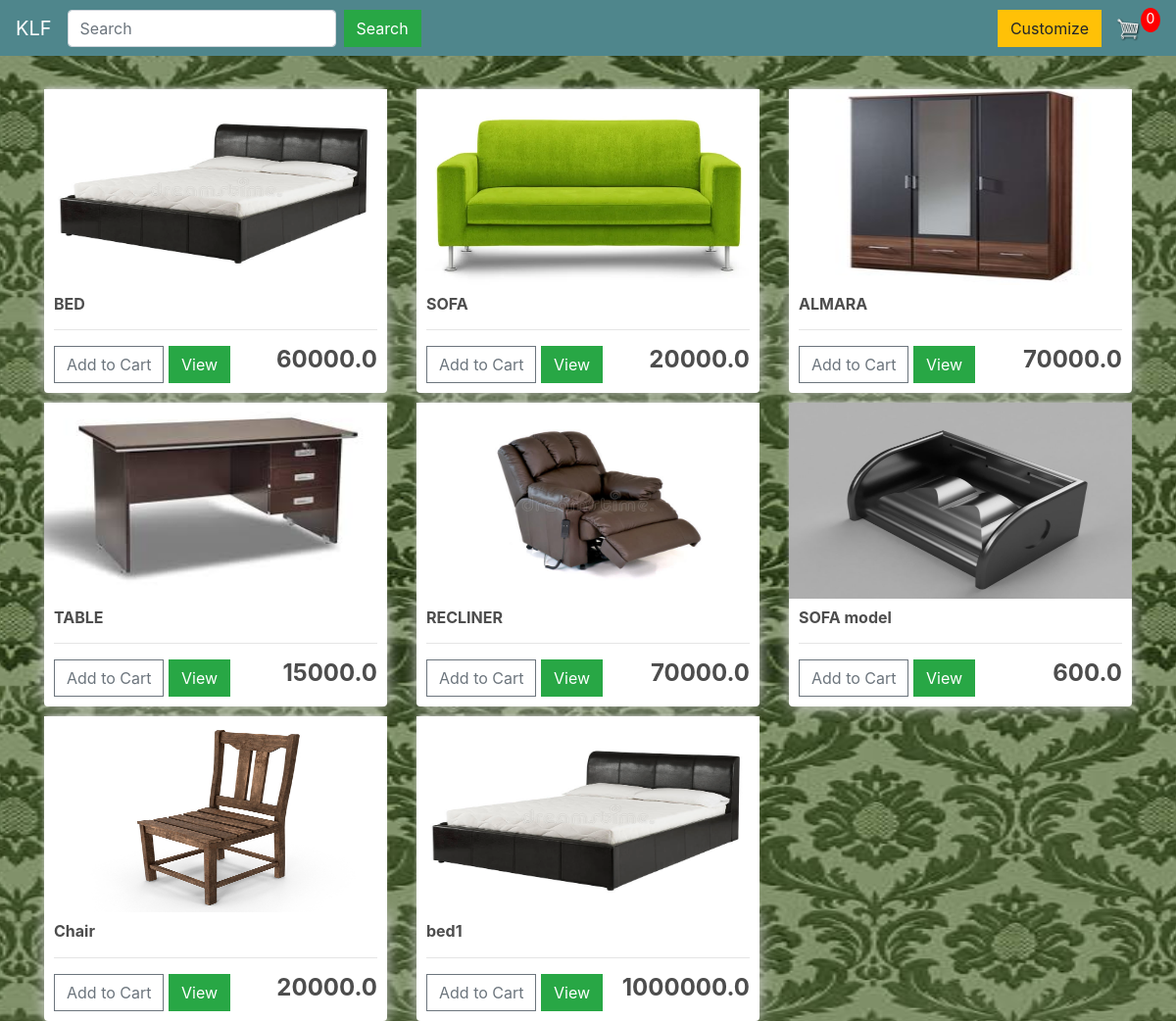
The page / on the database its author committed.
### store/models.py (models this page shows, shortened)
class Product(models.Model):
	name = models.CharField(max_length=200)
	price = models.FloatField()
	digital = models.BooleanField(default=False,null=True, blank=True)
	image = models.ImageField(null=True, blank=True)
	@property
	def imageURL(self):
		try:
			url = self.image.url
		except:
			url = ''
		return url

### store/views.py (the view)
# urls.py: path('', include('store.urls')),
def store(request):
     data = cartData(request)
     cartItems = data['cartItems']
     order = data['order']
     items = data['items']
     products = Product.objects.all()
     context = {'products':products, 'cartItems':cartItems}
     return render(request, 'store/store.html', context)

### store/utils.py (called while the page is built, shortened)
def cookieCart(request):
    try:
        cart = json.loads(request.COOKIES['cart'])
    except:
        cart = {}
        print('CART:', cart)
    items = []
    order = {'get_cart_total':0, 'get_cart_items':0, 'shipping':False}
    cartItems = order['get_cart_items']
    return {'cartItems':cartItems ,'order':order, 'items':items}

def cartData(request):
    if request.user.is_authenticated:
        customer = request.user.customer
        order, created = Order.objects.get_or_create(customer=customer, complete=False)
        items = order.orderitem_set.all()
        cartItems = order.get_cart_items
    else:
        cookieData = cookieCart(request)
        cartItems = cookieData['cartItems']
        order = cookieData['order']
        items = cookieData['items']
    return {'cartItems':cartItems ,'order':order, 'items':items}

### store/templates/store/store.html
{% extends 'store/main.html' %}
{% load static %}
{% block content %}
     <div class="row">
          {% for product in products %}
          <div class="col-lg-4">
               <img class="thumbnail" src="{{product.imageURL}}">
               <div class="box-element product">
                    <h6><strong>{{product.name}}</strong></h6>
                    <hr>
                    <button data-product="{{product.id}}" data-action="add" class="btn btn-outline-secondary add-btn update-cart">Add to Cart</button>
                    <a href="/store/products/{{product.id}}"> <button  data-product="{{product.id}}" class="btn btn-success cart">View</button></a>
                    <h4 style="display: inline-block; float: right"><strong>{{product.price}}</strong></h4>
               </div>
          </div>
          {% endfor %}
     </div>
{% endblock content %}

### store/templates/store/main.html (shortened to what this page needs)
<!DOCTYPE html>
{% load static %}
<html>
<head>
    <link rel="stylesheet" href="https://stackpath.bootstrapcdn.com/bootstrap/4.4.1/css/bootstrap.min.css">
    <link rel="stylesheet" type="text/css"  href="{% static 'css/main.css' %}">
    <body id="bg" style="background-image:url('{% static "images/back1.jpg" %}');">
</head>
<body>
    <nav class="navbar navbar-expand-lg navbar-dark bg-dark">
      <a class="navbar-brand" href="{% url 'store' %}">KLF</a>
      <div class="collapse navbar-collapse" id="navbarSupportedContent">
        <ul class="navbar-nav mr-auto">
          <li class="nav-item active">
            <form class="form-inline my-2 my-lg-0" name="myform" method="GET" action="#">
                <input  class="form-control mr-sm-2" type="text" name="search" placeholder="Search" />
                  <button class="btn btn-success" type="submit">Search</button>
    </form>
          </li>
        </ul>
        <div class="form-inline my-2 my-lg-0">
        <a href="{% url 'contact' %}"class="btn btn-warning">Customize</a>
            <a href="{% url 'cart' %}">
                <img  id="cart-icon" src="{% static 'images/cart.png' %}">
            </a>
            <p id="cart-total">{{cartItems}}</p>
        </div>
      </div>
    </nav>
     <div class="container">
            <br>
            {% block content %}
            {% endblock content %}
         </div>
</body>
</html>

### static/css/main.css (style rules this page uses)
#bg { background-repeat:no repeat; background-size:1800px 700px; background-position:top; background-attachment:fixed; }
body { background-color: hsl(0, 0%, 98%); }
h1,h2,h3,h4,h5,h6 { color:hsl(0, 0%, 30%); }
.box-element { box-shadow:hsl(0, 0%, 80%) 0 0 16px; background-color: #fff; border-radius: 4px; padding: 10px; }
.thumbnail { width: 100%; height: 200px; -webkit-box-shadow: -1px -3px 5px -2px rgba(214,214,214,1); -moz-box-shadow: -1px -3px 5px -2px rgba(214,214,214,1); box-shadow: -1px -3px 5px -2px rgba(214,214,214,1); }
.product { border-radius: 0 0 4px 4px; }
.bg-dark { background-color: #4f868c!important; }
#cart-icon { width:25px; display: inline-block; margin-left: 15px; }
#cart-total { display: block; text-align: center; color:#fff; background-color: red; width: 20px; height: 25px; border-radius: 50%; font-size: 14px; }
.col-lg-4, .col-lg-6, .col-lg-8, .col-lg-12 { margin-top: 10px; }
.btn { border-radius: 0; }

### rows shown on the page
Product: imageURL (picture), name "BED", price "60000.0"
Product: imageURL (picture), name "SOFA", price "20000.0"
Product: imageURL (picture), name "ALMARA", price "70000.0"
Product: imageURL (picture), name "TABLE", price "15000.0"
Product: imageURL (picture), name "RECLINER", price "70000.0"
Product: imageURL (picture), name "SOFA model", price "600.0"
Product: imageURL (picture), name "Chair", price "20000.0"
Product: imageURL (picture), name "bed1", price "1000000.0"

### other values the page prints
{{ cartItems }} "0"
